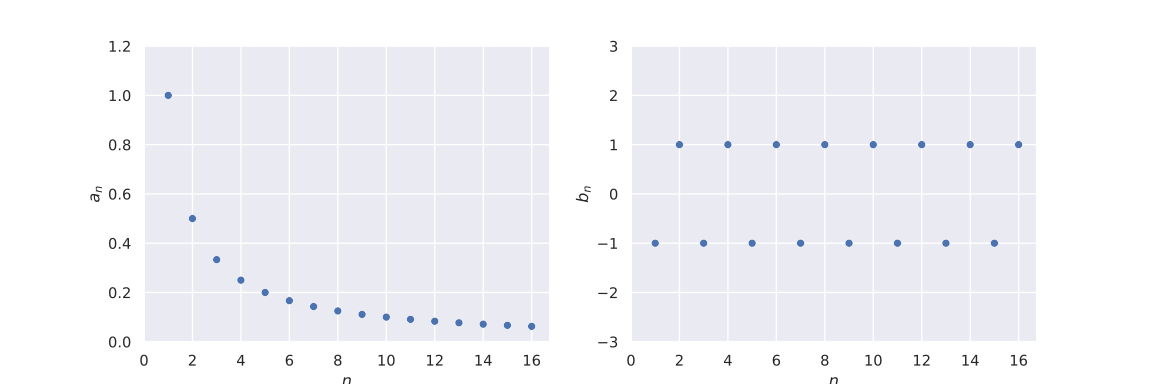

Recreate this plot in Python.
import matplotlib.pyplot as plt
import seaborn as sns

sns.set_theme(style="darkgrid")

xdat = [n for n in range(1, 17)]
adat = [1 / x for x in xdat]
bdat = [(-1) ** x for x in xdat]


fig, ax = plt.subplots(1, 2, figsize=(12, 4))

plt.subplots_adjust(hspace=2.0)
sns.scatterplot(x=xdat, y=adat, ax=ax[0])
ax[0].set(
    xlabel="$n$",
    ylabel="$a_n$",
    yticks=[0, 0.2, 0.4, 0.6, 0.8, 1.0, 1.2],
    xticks=[0, 2, 4, 6, 8, 10, 12, 14, 16],
)

sns.scatterplot(x=xdat, y=bdat, ax=ax[1])
ax[1].set(
    xlabel="$n$",
    ylabel="$b_n$",
    yticks=[-3, -2, -1, 0, 1, 2, 3],
    xticks=[0, 2, 4, 6, 8, 10, 12, 14, 16],
)

fig.savefig("seq_conv1.svg")
fig.savefig("seq_conv1.pdf")
